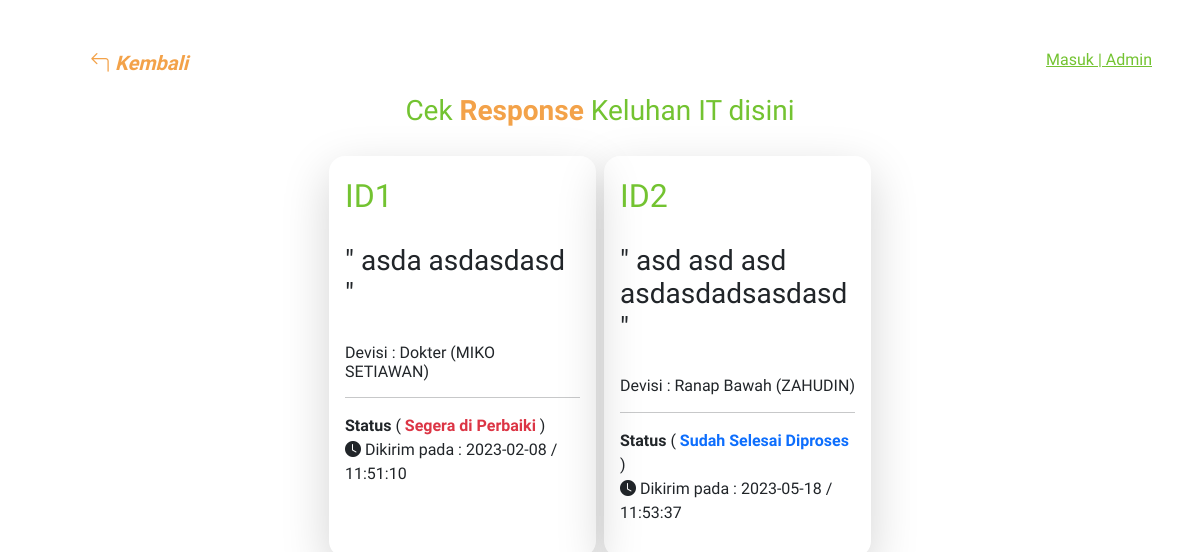
Page /keluhan-it/response.php on the committed database.
### tables this page shows
CREATE TABLE `tb_konsultasi` (
  `id` int(11) NOT NULL,
  `nama_lengkap` varchar(255) NOT NULL,
  `tanggal` varchar(255) NOT NULL,
  `devisi` varchar(255) NOT NULL,
  `isi` text NOT NULL,
  `waktu` varchar(255) NOT NULL,
  `status` varchar(255) NOT NULL
);

### keluhan-it/response.php (the view, shortened to what this page needs)
<!DOCTYPE html>
<html lang="en">
<head>
    <link href="https://cdn.jsdelivr.net/npm/bootstrap@5.3.0-alpha3/dist/css/bootstrap.min.css" rel="stylesheet">
    <link rel="stylesheet" href="assets/css/style.css">
    <link rel="stylesheet" href="https://cdn.jsdelivr.net/npm/bootstrap-icons@1.10.5/font/bootstrap-icons.css">
</head>
<body>
    <div class="container py-5 px-5">
        <span class="position-absolute top-0 end-0 mx-5 py-5"><a href="masuk" class="txt-greens">Masuk | Admin</a></span>
        <div class="row d-flex justify-content-center">
            <div class="row">
                <div class="col-lg-12">
                    <a href="index" style="text-decoration: none;"><i class="bi bi-arrow-90deg-left fw-bold txt-orange fs-5"> Kembali</i></a>
                </div>
            </div>
            <h3 class="py-3 txt-greens text-center">Cek <b class="txt-orange">Response</b> Keluhan IT disini</h3>
            <?php
            include 'assets/php/config.php';
            $no = 1;
            $data = mysqli_query($conn, "SELECT * FROM tb_konsultasi");
            while ($d = mysqli_fetch_array($data)) {
            ?>
                <div class="col-lg-3 mx-1 my-1 shadow-lg rounded-4 px-3 py-3">
                    <span class="txt-greens fs-2">ID<?= $no++; ?></span>
                    <h3 class="py-4">" <?= $d['isi']; ?> "</h3>
                    <h6>Devisi : <?= $d['devisi']; ?> (<?= $d['nama_lengkap']; ?>)</h6>
                    <hr>
                    <span><b>Status</b> (
                        <?php
                        if ($d['status'] == 1) {
                            echo  "<td><b class='text-primary'> Sudah Selesai Diproses</b class='text-danger'></span></td>";
                        } elseif ($d ['status'] == 2) {
                            echo "<td><b class='text-success'> Sedang Diproses</b class='text-danger'></span></td>";
                        } else {
                            echo "<td><b class='text-danger'> Segera di Perbaiki</b></span></td>";
                        }
                        ?>
                        )</span>
                    <p class="bi bi-clock-fill"> Dikirim pada : <?= $d['tanggal']; ?> / <?= $d['waktu']; ?></p>
                </div>
            <?php } ?>
        </div>
    </div>
</body>
</html>

### keluhan-it/assets/css/style.css (style rules this page uses)
body { font-family: 'Wix Madefor Display', sans-serif; }
.txt-greens { color: #73c331; }
.txt-orange { color: #f3a249; }

### rows in the picture
tb_konsultasi: isi "asda asdasdasd", devisi "Dokter", nama_lengkap "MIKO SETIAWAN", status "Segera di Perbaiki", tanggal "2023-02-08", waktu "11:51:10"
tb_konsultasi: isi "asd asd asd asdasdadsasdasd", devisi "Ranap Bawah", nama_lengkap "ZAHUDIN", status "Sudah Selesai Diproses", tanggal "2023-05-18", waktu "11:53:37"
